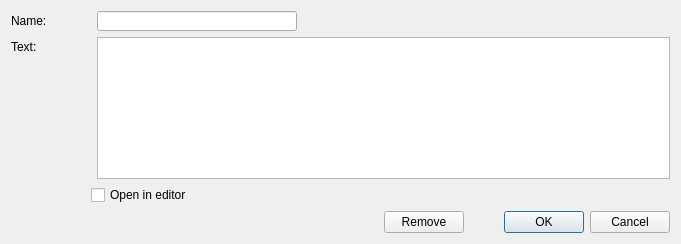
<?xml version="1.0" encoding="UTF-8"?>
<ui version="4.0">
 <class>C_UiScriptRecordProperties</class>
 <widget class="QDialog" name="C_UiScriptRecordProperties">
  <property name="geometry">
   <rect>
    <x>0</x>
    <y>0</y>
    <width>681</width>
    <height>244</height>
   </rect>
  </property>
  <property name="windowTitle">
   <string>String</string>
  </property>
  <layout class="QVBoxLayout" name="verticalLayout_2">
   <item>
    <layout class="QVBoxLayout" name="verticalLayout">
     <item>
      <layout class="QHBoxLayout" name="horizontalLayout_3">
       <item>
        <widget class="QLabel" name="label_2">
         <property name="minimumSize">
          <size>
           <width>80</width>
           <height>0</height>
          </size>
         </property>
         <property name="maximumSize">
          <size>
           <width>80</width>
           <height>29</height>
          </size>
         </property>
         <property name="text">
          <string>Name:</string>
         </property>
        </widget>
       </item>
       <item>
        <widget class="QLineEdit" name="NameLineEdit">
         <property name="minimumSize">
          <size>
           <width>200</width>
           <height>20</height>
          </size>
         </property>
         <property name="maximumSize">
          <size>
           <width>200</width>
           <height>20</height>
          </size>
         </property>
        </widget>
       </item>
       <item>
        <spacer name="horizontalSpacer_2">
         <property name="orientation">
          <enum>Qt::Horizontal</enum>
         </property>
         <property name="sizeHint" stdset="0">
          <size>
           <width>40</width>
           <height>20</height>
          </size>
         </property>
        </spacer>
       </item>
      </layout>
     </item>
     <item>
      <layout class="QHBoxLayout" name="horizontalLayout_2">
       <item>
        <layout class="QVBoxLayout" name="verticalLayout_3">
         <item>
          <widget class="QLabel" name="label">
           <property name="minimumSize">
            <size>
             <width>80</width>
             <height>20</height>
            </size>
           </property>
           <property name="maximumSize">
            <size>
             <width>80</width>
             <height>20</height>
            </size>
           </property>
           <property name="text">
            <string>Text:</string>
           </property>
          </widget>
         </item>
         <item>
          <spacer name="verticalSpacer">
           <property name="orientation">
            <enum>Qt::Vertical</enum>
           </property>
           <property name="sizeHint" stdset="0">
            <size>
             <width>20</width>
             <height>30</height>
            </size>
           </property>
          </spacer>
         </item>
        </layout>
       </item>
       <item>
        <widget class="QPlainTextEdit" name="PlainTextEdit">
         <property name="minimumSize">
          <size>
           <width>400</width>
           <height>100</height>
          </size>
         </property>
        </widget>
       </item>
      </layout>
     </item>
     <item>
      <layout class="QHBoxLayout" name="horizontalLayout_5">
       <item>
        <spacer name="horizontalSpacer_3">
         <property name="orientation">
          <enum>Qt::Horizontal</enum>
         </property>
         <property name="sizeType">
          <enum>QSizePolicy::Fixed</enum>
         </property>
         <property name="sizeHint" stdset="0">
          <size>
           <width>80</width>
           <height>20</height>
          </size>
         </property>
        </spacer>
       </item>
       <item>
        <widget class="QCheckBox" name="OpenCheckBox">
         <property name="minimumSize">
          <size>
           <width>0</width>
           <height>20</height>
          </size>
         </property>
         <property name="maximumSize">
          <size>
           <width>16777215</width>
           <height>20</height>
          </size>
         </property>
         <property name="text">
          <string>Open in editor</string>
         </property>
        </widget>
       </item>
       <item>
        <spacer name="horizontalSpacer_4">
         <property name="orientation">
          <enum>Qt::Horizontal</enum>
         </property>
         <property name="sizeHint" stdset="0">
          <size>
           <width>40</width>
           <height>20</height>
          </size>
         </property>
        </spacer>
       </item>
      </layout>
     </item>
     <item>
      <layout class="QHBoxLayout" name="horizontalLayout">
       <item>
        <spacer name="horizontalSpacer">
         <property name="orientation">
          <enum>Qt::Horizontal</enum>
         </property>
         <property name="sizeHint" stdset="0">
          <size>
           <width>40</width>
           <height>20</height>
          </size>
         </property>
        </spacer>
       </item>
       <item>
        <widget class="QPushButton" name="RemoveButton">
         <property name="text">
          <string>Remove</string>
         </property>
        </widget>
       </item>
       <item>
        <widget class="QDialogButtonBox" name="ButtonBox">
         <property name="sizePolicy">
          <sizepolicy hsizetype="Minimum" vsizetype="Expanding">
           <horstretch>0</horstretch>
           <verstretch>0</verstretch>
          </sizepolicy>
         </property>
         <property name="minimumSize">
          <size>
           <width>80</width>
           <height>0</height>
          </size>
         </property>
         <property name="maximumSize">
          <size>
           <width>200</width>
           <height>16777215</height>
          </size>
         </property>
         <property name="orientation">
          <enum>Qt::Horizontal</enum>
         </property>
         <property name="standardButtons">
          <set>QDialogButtonBox::Cancel|QDialogButtonBox::Ok</set>
         </property>
        </widget>
       </item>
      </layout>
     </item>
    </layout>
   </item>
  </layout>
 </widget>
 <resources/>
 <connections>
  <connection>
   <sender>ButtonBox</sender>
   <signal>accepted()</signal>
   <receiver>C_UiScriptRecordProperties</receiver>
   <slot>accept()</slot>
   <hints>
    <hint type="sourcelabel">
     <x>248</x>
     <y>254</y>
    </hint>
    <hint type="destinationlabel">
     <x>157</x>
     <y>274</y>
    </hint>
   </hints>
  </connection>
  <connection>
   <sender>ButtonBox</sender>
   <signal>rejected()</signal>
   <receiver>C_UiScriptRecordProperties</receiver>
   <slot>reject()</slot>
   <hints>
    <hint type="sourcelabel">
     <x>316</x>
     <y>260</y>
    </hint>
    <hint type="destinationlabel">
     <x>286</x>
     <y>274</y>
    </hint>
   </hints>
  </connection>
 </connections>
</ui>
